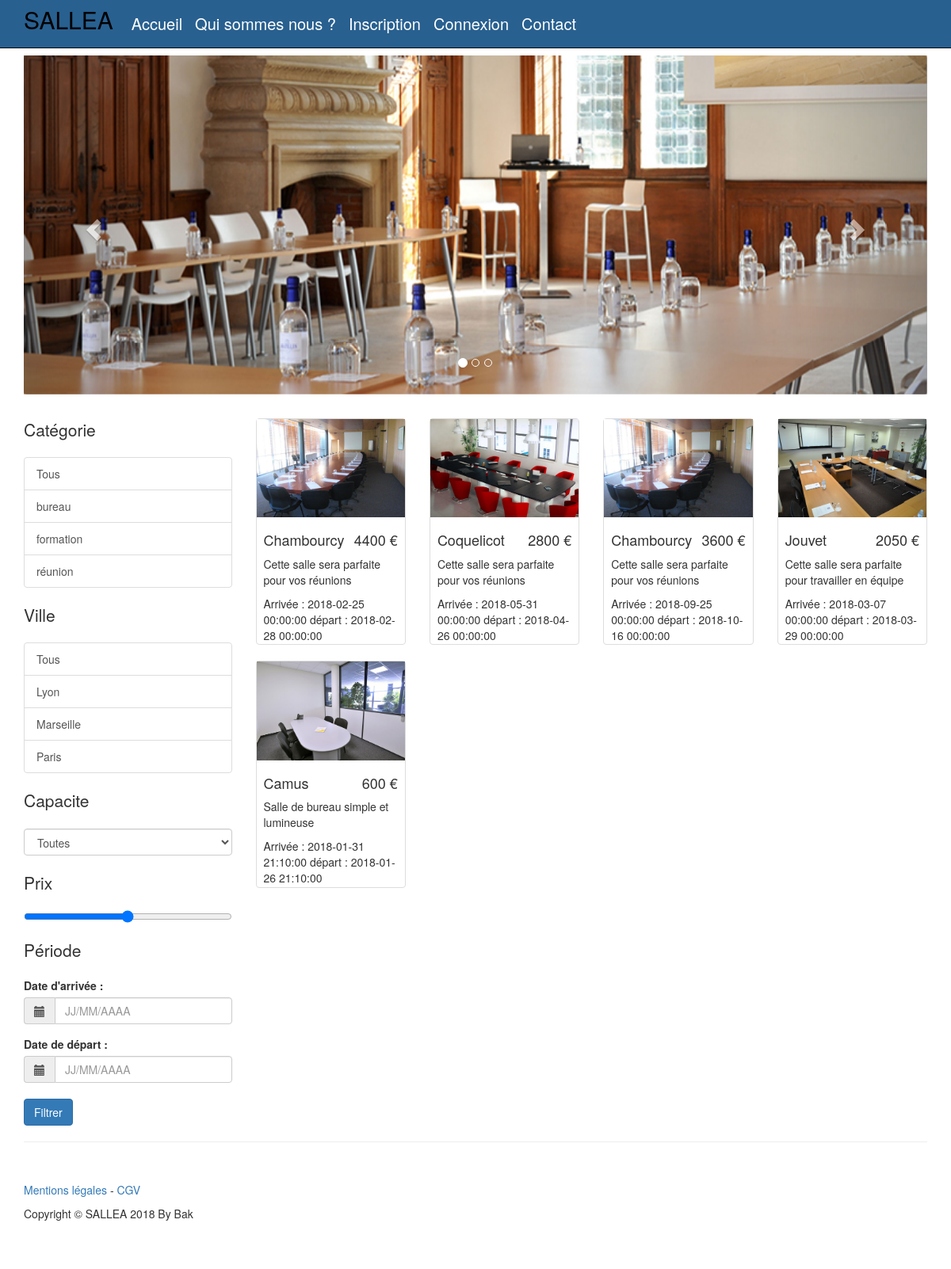
Screenshot of /?categorie=bureau with the database file from the repository.
### tables this page shows
CREATE TABLE IF NOT EXISTS `produit` (
  `id_produit` int(3) NOT NULL AUTO_INCREMENT,
  `id_salle` int(3) NOT NULL,
  `date_arrivee` datetime NOT NULL,
  `date_depart` datetime NOT NULL,
  `prix` int(3) NOT NULL,
  `etat` enum('libre','reservation') NOT NULL,
  PRIMARY KEY (`id_produit`)
);

CREATE TABLE IF NOT EXISTS `salle` (
  `id_salle` int(3) NOT NULL AUTO_INCREMENT,
  `titre` varchar(200) NOT NULL,
  `description` text NOT NULL,
  `photo` varchar(200) NOT NULL,
  `pays` varchar(20) NOT NULL,
  `ville` varchar(20) NOT NULL,
  `adresse` varchar(50) NOT NULL,
  `cp` int(5) NOT NULL,
  `capacite` int(3) NOT NULL,
  `categorie` varchar(20) NOT NULL,
  PRIMARY KEY (`id_salle`)
);

### inc/fonct.inc.php (called while the page is built, shortened)
<?php
function internauteEstConnecte(){
	if (isset($_SESSION['membre'])) {
		return true;
	} else {
		return false;
	}
}
function executeRequete($req, $param = array()){
	 if (!empty($param)) {
		 foreach($param as $indice => $valeur) {
			 $param[$indice] = htmlspecialchars($valeur, ENT_QUOTES);
		 }
	 }
	 global $pdo;
	 $r = $pdo->prepare($req);
	 $r->execute($param);
	 return $r;
}

### inc/init.inc.php (called while the page is built, shortened)
<?php
$pdo = new PDO('mysql:host=localhost;dbname=salle_a', 'root', '', array(PDO::ATTR_ERRMODE => PDO::ERRMODE_WARNING, PDO::MYSQL_ATTR_INIT_COMMAND => 'SET NAMES utf8'));
$contenu_gauche = '';
$contenu_droite = '';
require_once('fonct.inc.php');

### index.php (the view, shortened to what this page needs)
<?php
require_once('inc/init.inc.php');
$categorie_des_salles = executeRequete("SELECT DISTINCT categorie FROM salle ORDER BY categorie");
$contenu_gauche .='<p class="lead">Catégorie</p>';
$contenu_gauche .='<div class="list-group">';
	$contenu_gauche .= '<a href="?categorie=all" class="list-group-item">Tous</a>';
	while($cat = $categorie_des_salles->fetch(PDO::FETCH_ASSOC)) {
			$contenu_gauche .= '<a href="?categorie='.$cat['categorie'] .'" class="list-group-item">'. $cat['categorie'] .'</a>';
	}
$contenu_gauche .= '</div>';
$categorie_des_villes = executeRequete("SELECT DISTINCT ville FROM salle ORDER BY ville");
$contenu_gauche .='<p class="lead">Ville</p>';
$contenu_gauche .='<div class="list-group">';
	$contenu_gauche .= '<a href="?ville=all" class="list-group-item">Tous</a>';
	while($vil = $categorie_des_villes->fetch(PDO::FETCH_ASSOC)) {
			$contenu_gauche .= '<a href="?ville='.$vil['ville'] .'" class="list-group-item">'. $vil['ville'] .'</a>';
	}
$contenu_gauche .= '</div>';
$contenu_gauche .='<p class="lead">Capacite</p>';
$contenu_gauche .='<div class="list-group">';
$contenu_gauche .= ' <select class="form-control" name="capacite" id="champ-capacite">
          <option value="">Toutes</option>
                      <option value="5">5</option>
                      <option value="10">10</option>
                      <option value="20">20</option>
                      <option value="30">30</option>
                      <option value="40">40</option>
                      <option value="50">50</option>
                      <option value="100">100</option>
                  </select>';
$contenu_gauche .= '</div>';
$contenu_gauche .='<p class="lead">Prix</p>';
$contenu_gauche .='<div class="list-group">';
	$contenu_gauche .= '<input class="" type="range" min="200" max="2000" step="10" value="" name="prix" id="champ-prix"></a>';
$contenu_gauche .= '</div>';
$contenu_gauche .='<p class="lead">Période</p>';
$contenu_gauche .='<div class="list-group">';
	$contenu_gauche .= '
			<div class="form-group">
				<label for="date_arrivee">Date d\'arrivée :</label>
				<div class="input-group">
				 <span class="input-group-addon"><span class="glyphicon glyphicon-calendar"></span></span>
				<input class="form-control" type="text" name="date_arrivee" id="date_arrivee" placeholder="JJ/MM/AAAA" required="required"/>
				</div>
			</div>';
	$contenu_gauche .= '
			<div class="form-group">
				<label for="date_depart">Date de départ :</label>
				<div class="input-group">
				 <span class="input-group-addon"><span class="glyphicon glyphicon-calendar"></span></span>
				<input class="form-control" type="text" name="date_depart" id="date_depart" placeholder="JJ/MM/AAAA" required="required"/>
				</div>
			</div>';
$contenu_gauche .= '</div>';
$contenu_gauche .=' <button class="btn btn-primary" type="submit" name="bouton-filtre">Filtrer</button>';
if (isset($_GET['categorie']) && $_GET['categorie'] != 'all'){
	$donnees = executeRequete("SELECT p.id_produit, p.prix, p.date_arrivee, p.date_depart, s.id_salle, s.titre, s.description, s.photo, s.pays, s.ville, s.adresse, s.cp, s.capacite,s.categorie FROM salle s, produit p WHERE s.id_salle = p.id_salle AND categorie = :categorie", array('categorie' => $_GET['categorie']));
}
	while($produit = $donnees->fetch(PDO::FETCH_ASSOC)) {
	$contenu_droite .= '<div class="col-sm-3  col-lg-3 col-md-3">';
		$contenu_droite .= '<div class="thumbnail">';
			$contenu_droite .= '<a href="fiche_produit.php?id_produit='.$produit['id_produit'] .'"><img src="'.$produit['photo'] .'" width="130" height="80"></a>';
			$contenu_droite .='<div class="caption">';
			$contenu_droite .= '<h4 class="pull-right">'.$produit['prix'] .' €</h4>';
				$contenu_droite .= '<h4>' . $produit['titre'] .'</h4>';
				$contenu_droite .= '<p>' . $produit['description'] .'</p>';
				$contenu_droite .= '<p>' .'Arrivée :'.' '. $produit['date_arrivee'] . ' départ :'. ' '.$produit['date_depart'] .'</p>';
			$contenu_droite .= '</div>';
		$contenu_droite .= '</div>';
	$contenu_droite .= '</div>';
}
require_once('inc/haut.inc.php');
?>
                <div class="row carousel-holder">
                    <div class="col-md-12">
                        <div id="carousel-example-generic" class="carousel slide" data-ride="carousel">
                            <ol class="carousel-indicators">
                                <li data-target="#carousel-example-generic" data-slide-to="0" class="active"></li>
                                <li data-target="#carousel-example-generic" data-slide-to="1"></li>
                                <li data-target="#carousel-example-generic" data-slide-to="2"></li>
                            </ol>
                            <div class="carousel-inner">
                                <div class="item active">
                                    <img class="slide-image" src="photo/slider1.jpg" alt="monImage">
                                </div>
                            </div>
                            <a class="left carousel-control" href="#carousel-example-generic" data-slide="prev">
                                <span class="glyphicon glyphicon-chevron-left"></span>
                            </a>
                            <a class="right carousel-control" href="#carousel-example-generic" data-slide="next">
                                <span class="glyphicon glyphicon-chevron-right"></span>
                            </a>
                        </div>
                    </div>
                </div>
                <div class="row">
		            <div class="col-md-3">
			        <?php echo $contenu_gauche;?>
		        </div>
		        <div class="col-md-9">
			       <div class="row">
				   <?php echo $contenu_droite;?>
			    </div>
		  </div>
	</div>
    <?php
require_once('inc/bas.inc.php');

### inc/haut.inc.php (shortened to what this page needs)
<!DOCTYPE html>
<html lang="fr">
<head>
    <link href="<?php echo RACINE_SITE. 'inc/css/bootstrap.min.css';?>" rel="stylesheet">
    <link href="<?php echo RACINE_SITE. 'inc/css/shop-homepage.css';?>" rel="stylesheet">
	 <link rel="stylesheet" href="<?php echo RACINE_SITE .'inc/css/jquery.datetimepicker.css';?>">
</head>
<body>
    <nav class="navbar navbar-inverse navbar-fixed-top" style="background: #286090" role="navigation">
        <div class="container">
            <div class="navbar-header">
                <a class="navbar-brand" style="color:black; font-size:30px" href="<?php echo RACINE_SITE. 'index.php';?>">SALLEA</a>
            </div>
            <div class="collapse navbar-collapse" id="bs-example-navbar-collapse-1">
                <ul class="nav navbar-nav">
                    <?php
					if (internauteEstConnecte()) {
					echo '<li><a href="'.RACINE_SITE.'prof.php" style="color:white; font-size:20px">Profil</a></li>';
					echo '<li><a href="'.RACINE_SITE.'panier.php" style="color:white; font-size:20px">Panier</a></li>';
					echo '<li><a href="'.RACINE_SITE.'contact.php" style="color:white; font-size:20px">Contact</a></li>';
					echo '<li><a href="'.RACINE_SITE.'connex.php?action=deconnexion" style="color:white; font-size:20px">Déconnexion</a></li>';
					} else {
						echo '<li><a href="'.RACINE_SITE.'index.php" style="color:white; font-size:20px">Accueil</a></li>';
						echo '<li><a href="'.RACINE_SITE.'qui_sommes_nous.php" style="color:white; font-size:20px">Qui sommes nous ?</a></li>';
						echo '<li><a href="'.RACINE_SITE.'inscrip.php" style="color:white; font-size:20px">Inscription</a></li>';
						echo '<li><a href="'.RACINE_SITE.'connex.php" style="color:white; font-size:20px">Connexion</a></li>';
						echo '<li><a href="'.RACINE_SITE.'contact.php" style="color:white; font-size:20px">Contact</a></li>';
					}
					?>
                </ul>
			</div>
            </div>
    </nav>
	<div class="container" style="min-height: 80vh;">

### inc/bas.inc.php (shortened to what this page needs)
</div>
    <div class="container">
        <hr>
        <footer>
            <div class="row">
                <div class="col-lg-12">
				 <p class="flex-row center detail"><a href="mentions.php">Mentions légales</a>&nbsp;-&nbsp;<a href="cgv.php">CGV</a></p>
                    <p>Copyright &copy; SALLEA 2018 By Bak</p>
                </div>
            </div>
        </footer>
    </div>
</body>
</html>

### inc/css/shop-homepage.css (style rules this page uses)
body { padding-top: 70px; }
.slide-image { width: 100%; }
.carousel-holder { margin-bottom: 30px; }
.carousel-control, .item { border-radius: 4px; }
.caption { height: 160px; overflow: hidden; }
.caption h4 { white-space: nowrap; }
.thumbnail img { width: 100%; }
.thumbnail { padding: 0; }
footer { margin: 50px 0; }

### inc/haut.inc.php (style rules this page uses)
.navbar-nav a { margin: 5px -7px !important; }

### rows the page displays
produit: id_salle.photo (picture), prix "4400", id_salle.titre "Chambourcy", id_salle.description "Cette salle sera parfaite pour vos réunions", date_arrivee "2018-02-25 00:00:00", date_depart "2018-02-28 00:00:00"
produit: id_salle.photo (picture), prix "2800", id_salle.titre "Coquelicot", id_salle.description "Cette salle sera parfaite pour vos réunions", date_arrivee "2018-05-31 00:00:00", date_depart "2018-04-26 00:00:00"
produit: id_salle.photo (picture), prix "3600", id_salle.titre "Chambourcy", id_salle.description "Cette salle sera parfaite pour vos réunions", date_arrivee "2018-09-25 00:00:00", date_depart "2018-10-16 00:00:00"
produit: id_salle.photo (picture), prix "2050", id_salle.titre "Jouvet", id_salle.description "Cette salle sera parfaite pour travailler en équipe", date_arrivee "2018-03-07 00:00:00", date_depart "2018-03-29 00:00:00"
produit: id_salle.photo (picture), prix "600", id_salle.titre "Camus", id_salle.description "Salle de bureau simple et lumineuse", date_arrivee "2018-01-31 21:10:00", date_depart "2018-01-26 21:10:00"

### other values shown
$cat['categorie'] "bureau"
$cat['categorie'] "formation"
$cat['categorie'] "réunion"
$vil['ville'] "Lyon"
$vil['ville'] "Marseille"
$vil['ville'] "Paris"
